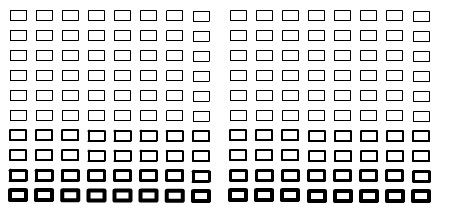
#> input picture SWFRecompDocs/plans/n-stroke-snap-captures/drawapi_as2/flash.png, 450 x 220 px
$ python rows.py ../../../n-stroke-snap-captures/drawapi_as2/flash.png ../../../n-stroke-snap-captures/drawapi_as2/flash.png
#> lines starting #> are read from the running program, lines starting #| are printed output that depends on the picture
import sys; import numpy as np; from PIL import Image
def g(f): return np.asarray(Image.open(f).convert('L')).astype(int)
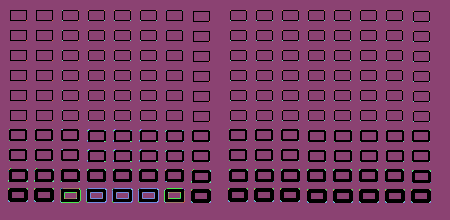
#> returned value: shape (220, 450) int64; 17 distinct labels, from 0 to 255; one colour per label, 0 black
a=g(sys.argv[1]); b=g(sys.argv[2])
# row bands from create_test_swf: rows 0-3 y=4+20k h=12; then sizes
bands=[]; y=4.0
for k in range(4): bands.append(('12px+%.2f'%(k*.25),int(y),int(y+12*1.6+4))); y+=20
for sz in (18,24,36,48,72,96):
  bands.append(('%dpx'%sz,int(y),int(y+sz*1.6+4))); y+=sz*1.25+2
  if y>600: break
def runs(col):
  r=[];inr=False
  for i,v in enumerate(col):
    if v and not inr: s=i;inr=True
    if not v and inr: r.append((s,i-1));inr=False
  if inr:r.append((s,len(col)-1))
  return r
for n,y0,y1 in bands:
  y1=min(y1,600); A=a[y0:y1]; B=b[y0:y1]
  ca=(A<160).any(0); cb=(B<160).any(0)
  ra=runs(ca); rb=runs(cb)
  d=(abs(A-B)>2).sum()
  print(n,y0,y1,'diff',d,'runsA',len(ra),'runsB',len(rb))
  print('  A',ra[:16]); print('  B',rb[:16])
#> this loop made 10 passes
#> (printed output is left out)
#> pass 1, `A = a[y0:y1]`:
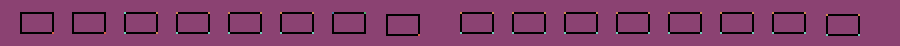
#> A: shape (23, 450) int64 (shown 2 times larger); 7 distinct labels, from 0 to 255; one colour per label, 0 black
